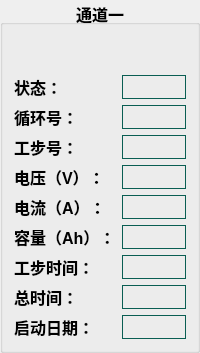
              <widget class="QGroupBox" name="groupBox">
               <property name="font">
                <font>
                 <pointsize>12</pointsize>
                 <bold>true</bold>
                </font>
               </property>
               <property name="title">
                <string>通道一</string>
               </property>
               <property name="alignment">
                <set>Qt::AlignCenter</set>
               </property>
               <property name="flat">
                <bool>false</bool>
               </property>
               <property name="checkable">
                <bool>false</bool>
               </property>
               <layout class="QGridLayout" name="gridLayout_6">
                <property name="topMargin">
                 <number>50</number>
                </property>
                <item row="4" column="0">
                 <widget class="QLabel" name="label_58">
                  <property name="styleSheet">
                   <string notr="true">border: none;</string>
                  </property>
                  <property name="text">
                   <string>电流（A）：</string>
                  </property>
                 </widget>
                </item>
                <item row="3" column="0">
                 <widget class="QLabel" name="label_57">
                  <property name="styleSheet">
                   <string notr="true">border: none;</string>
                  </property>
                  <property name="text">
                   <string>电压（V）：</string>
                  </property>
                 </widget>
                </item>
                <item row="0" column="1">
                 <widget class="QLabel" name="label_60">
                  <property name="styleSheet">
                   <string notr="true">border:1px solid #0A5E53;</string>
                  </property>
                  <property name="text">
                   <string/>
                  </property>
                 </widget>
                </item>
                <item row="7" column="1">
                 <widget class="QLabel" name="label_79">
                  <property name="styleSheet">
                   <string notr="true">border:1px solid #0A5E53;</string>
                  </property>
                  <property name="text">
                   <string/>
                  </property>
                 </widget>
                </item>
                <item row="5" column="0">
                 <widget class="QLabel" name="label_59">
                  <property name="styleSheet">
                   <string notr="true">border: none;</string>
                  </property>
                  <property name="text">
                   <string>容量（Ah）：</string>
                  </property>
                 </widget>
                </item>
                <item row="6" column="1">
                 <widget class="QLabel" name="label_81">
                  <property name="styleSheet">
                   <string notr="true">border:1px solid #0A5E53;</string>
                  </property>
                  <property name="text">
                   <string/>
                  </property>
                 </widget>
                </item>
                <item row="2" column="0">
                 <widget class="QLabel" name="label_56">
                  <property name="styleSheet">
                   <string notr="true">border: none;</string>
                  </property>
                  <property name="text">
                   <string>工步号：</string>
                  </property>
                 </widget>
                </item>
                <item row="2" column="1">
                 <widget class="QLabel" name="label_62">
                  <property name="styleSheet">
                   <string notr="true">border:1px solid #0A5E53;</string>
                  </property>
                  <property name="text">
                   <string/>
                  </property>
                 </widget>
                </item>
                <item row="3" column="1">
                 <widget class="QLabel" name="label_63">
                  <property name="styleSheet">
                   <string notr="true">border:1px solid #0A5E53;</string>
                  </property>
                  <property name="text">
                   <string/>
                  </property>
                 </widget>
                </item>
                <item row="7" column="0">
                 <widget class="QLabel" name="label_78">
                  <property name="styleSheet">
                   <string notr="true">border: none;</string>
                  </property>
                  <property name="text">
                   <string>总时间：</string>
                  </property>
                 </widget>
                </item>
                <item row="0" column="0">
                 <widget class="QLabel" name="label_54">
                  <property name="styleSheet">
                   <string notr="true">border: none;</string>
                  </property>
                  <property name="text">
                   <string>状态：</string>
                  </property>
                 </widget>
                </item>
                <item row="1" column="0">
                 <widget class="QLabel" name="label_55">
                  <property name="styleSheet">
                   <string notr="true">border: none;</string>
                  </property>
                  <property name="text">
                   <string>循环号：</string>
                  </property>
                 </widget>
                </item>
                <item row="5" column="1">
                 <widget class="QLabel" name="label_65">
                  <property name="styleSheet">
                   <string notr="true">border:1px solid #0A5E53;</string>
                  </property>
                  <property name="text">
                   <string/>
                  </property>
                 </widget>
                </item>
                <item row="4" column="1">
                 <widget class="QLabel" name="label_64">
                  <property name="styleSheet">
                   <string notr="true">border:1px solid #0A5E53;</string>
                  </property>
                  <property name="text">
                   <string/>
                  </property>
                 </widget>
                </item>
                <item row="6" column="0">
                 <widget class="QLabel" name="label_80">
                  <property name="styleSheet">
                   <string notr="true">border: none;</string>
                  </property>
                  <property name="text">
                   <string>工步时间：</string>
                  </property>
                 </widget>
                </item>
                <item row="1" column="1">
                 <widget class="QLabel" name="label_61">
                  <property name="styleSheet">
                   <string notr="true">border:1px solid #0A5E53;</string>
                  </property>
                  <property name="text">
                   <string/>
                  </property>
                 </widget>
                </item>
                <item row="8" column="1">
                 <widget class="QLabel" name="label_82">
                  <property name="styleSheet">
                   <string notr="true">border:1px solid #0A5E53;</string>
                  </property>
                  <property name="text">
                   <string/>
                  </property>
                 </widget>
                </item>
                <item row="8" column="0">
                 <widget class="QLabel" name="label_83">
                  <property name="styleSheet">
                   <string notr="true">border: none;</string>
                  </property>
                  <property name="text">
                   <string>启动日期：</string>
                  </property>
                 </widget>
                </item>
               </layout>
              </widget>
